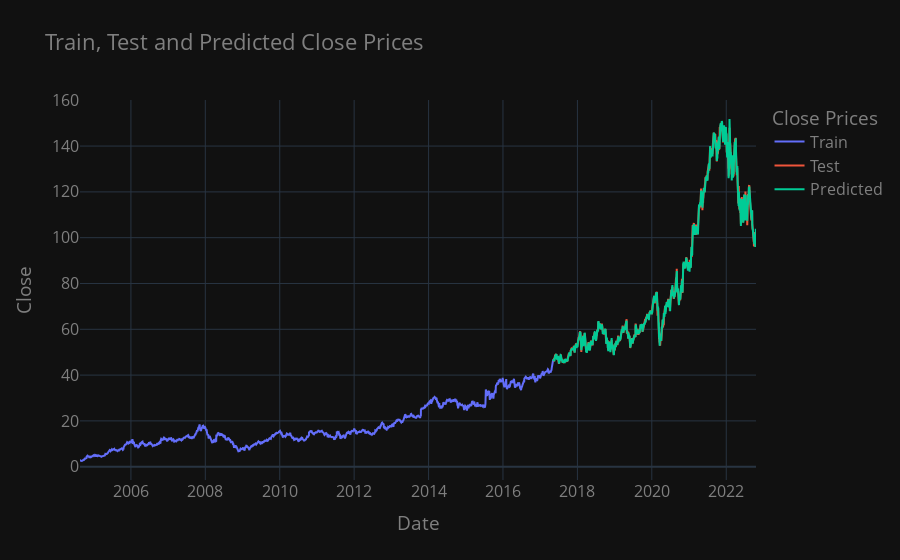

This figure's notebook cell:
### Markdown cell above
# 3. Package the analysis to a class

### Code cell
def plot_results(y_train:pd.DataFrame, y_test:pd.DataFrame, y_pred:pd.DataFrame) -> go.Figure:
    '''Plots interactively the overall data y, the test data y_test and the predicted data y_pred.
        Params
        y: Total data.
        y_test: Portion of the total data y to be used for testing.
        y_pred: Predicted data.
    '''
    fig = go.Figure()
    for df, name in [(y_train,'Train'), (y_test, 'Test'), (y_pred, 'Predicted')]:
        df = df.sort_index()
        fig.add_trace(go.Scatter(x=df.index, y=df.loc[:,'Close'], name=name))
    update_options = {
            'title':'Train, Test and Predicted Close Prices',
            'legend_title_text': 'Close Prices',
            'font': {
                'size':16,
                'color':"#7f7f7f"
            },
            'xaxis_title': y.index.name,
            'yaxis_title': 'Close'
        }
    fig.update_layout(**update_options)
    return fig
class Model:
    def __init__(self, X:pd.DataFrame, y:pd.DataFrame, testsize:float=0.3, random_state:int=101, shuffle=False, model=LinearRegression) -> None:
        self.X = X
        self.y = y
        self.testsize = testsize
        self.random_state = random_state
        self.shuffle = shuffle
        self.model = model()
        self.__train_test_split()
        self.__util_df()
        self.__model_fit()
        self.y_pred = pd.DataFrame(self.model.predict(self.X_test), columns=self.y_test.columns, index=self.y_test.index).sort_index()
        self.residuals = self.y_test - self.y_pred
        self.summary_result()
        print(self.summary_residuals())
        self.plot_result().show()
        
    
    def __train_test_split(self):
        self.X_train, self.X_test, self.y_train, self.y_test = [x.sort_index() for x in train_test_split(self.X, self.y, test_size=self.testsize, shuffle=self.shuffle, random_state=self.random_state)]

    def __util_df(self) -> None:
        self.df = pd.concat([self.y, self.X], axis=1)
        self.df_train = pd.concat([self.y_train, self.X_train], axis=1)
        self.df_test = pd.concat([self.y_test, self.X_test], axis=1)
    
    def plot_actual_data(self) -> None:
        g = sns.pairplot(self.df, corner=True, diag_kind="kde", height=4, aspect=1.5)
        g.fig.suptitle("Actual Data", y=1.04)
        return g

    def plot_train_data(self) -> None:
        g = sns.pairplot(self.df_train, corner=True, diag_kind="kde", height=4, aspect=1.5)
        g.fig.suptitle("Train Data", y=1.04)
        return g

    def plot_test_data(self) -> None:
        g = sns.pairplot(self.df_test, corner=True, diag_kind="kde", height=4, aspect=1.5)
        g.fig.suptitle("Test Data", y=1.04)
        return g

    def __model_fit(self) -> None:
        self.model.fit(self.X_train, self.y_train)

    def summary_result(self) -> None:
        summary = f'''
Model: {self.model}.
There were n = {self.model.n_features_in_} features, with names: {self.model.feature_names_in_}.
The Slope calculated is {np.round(self.model.coef_.flatten(),2)}.
The Intercept calculated is {np.round(self.model.intercept_,2)}.
The Root Mean Square Error is: {np.round(np.sqrt(mean_squared_error(self.y_test, self.y_pred)),2)}
The Coefficient of Determination R^2 is: {np.round(r2_score(self.y_test, self.y_pred),2)}
'''
        print(summary)

    def summary_residuals(self) -> pd.DataFrame:
        return  pd.concat(
            [
            self.residuals.describe(),
            self.residuals.kurtosis().to_frame().T.rename({0:'kurtosis'}),
            self.residuals.skew().to_frame().T.rename({0:'skew'}),
            self.residuals.var().to_frame().T.rename({0:'var'}),
            self.residuals.agg(durbin_watson).to_frame().T.rename({0:'D.Watson'})
            ]
            ).rename(columns={'Close':'Residuals'})
    
    def plot_result(self) -> go.Figure:
        return plot_results(self.y_train, self.y_test, self.y_pred)

    def plot_residuals(self) -> plt.Figure:
        fig, axes = plt.subplots(3, 2, figsize=(22, 10))
        # residuals vs y_pred scatterplot
        sns.scatterplot(ax=axes[0,0], x=self.y_pred['Close'], y=self.residuals['Close'],  label='Residuals')
        axes[0,0].hlines(xmin=self.y_pred['Close'].min(), xmax=self.y_pred['Close'].max(), y=0, color='red', label='Normality')
        axes[0,0].set_ylabel('Residuals')
        axes[0,0].set_xlabel('y_pred')
        axes[0,0].set_title('Residuals VS Predicted data')
        # residuals vs y_test scatterplot
        sns.scatterplot(ax=axes[0,1], x=self.y_test['Close'], y=self.residuals['Close'], label='Residuals')
        axes[0,1].hlines(xmin=self.y_test['Close'].min(), xmax=self.y_test['Close'].max(), y=0, color='red', label='Normality')
        axes[0,1].set_ylabel('Residuals')
        axes[0,1].set_xlabel('y_test')
        axes[0,1].set_title('Residuals VS Test data')
        # residuals histplot
        sns.histplot(ax=axes[1,0], data=self.residuals['Close'], kde=True)
        axes[1,0].set_xlabel('Residuals')
        axes[1,0].set_title('Histogram for Residuals')
        # residuals probplot
        sc.stats.probplot(self.residuals['Close'], plot=axes[1,1])
        # autocorrelation plots residuals vs ordered X
        sns.scatterplot(x=self.residuals.index, y=self.residuals['Close'], ax=axes[2,0])
        axes[2,0].hlines(xmin=self.residuals.index.min(), xmax=self.residuals.index.max(), y=0, color='red', label='Normality')
        axes[2,0].set_ylabel('Residuals')
        axes[2,0].set_title('Residuals VS Time')
        # autocorrelation vs lag
        pd.plotting.autocorrelation_plot(self.residuals['Close'], ax=axes[2,1])
        axes[2,1].hlines(xmin=-0.05*len(self.residuals), xmax=1.05*len(self.residuals), y=0, color='red', label='Normality')



Model = Model(X, y)
# Model.plot_result()

### Figure 1 — Plotly figure (JSON) as saved in the notebook; plotly's stock layout.template omitted (floating-point values rounded to 4 significant figures; data arrays with more than 128 entries replaced by an {"elided": "..."} marker saying what was removed)
{"data": [{"name": "Train", "type": "scatter", "x": {"elided": "3203 str values"}, "y": {"elided": "3203 float values"}}, {"name": "Test", "type": "scatter", "x": {"elided": "1373 str values"}, "y": {"elided": "1373 float values"}}, {"name": "Predicted", "type": "scatter", "x": {"elided": "1373 str values"}, "y": {"elided": "1373 float values"}}], "layout": {"font": {"color": "#7f7f7f", "size": 16}, "legend": {"title": {"text": "Close Prices"}}, "title": {"text": "Train, Test and Predicted Close Prices"}, "xaxis": {"title": {"text": "Date"}}, "yaxis": {"title": {"text": "Close"}}}}
